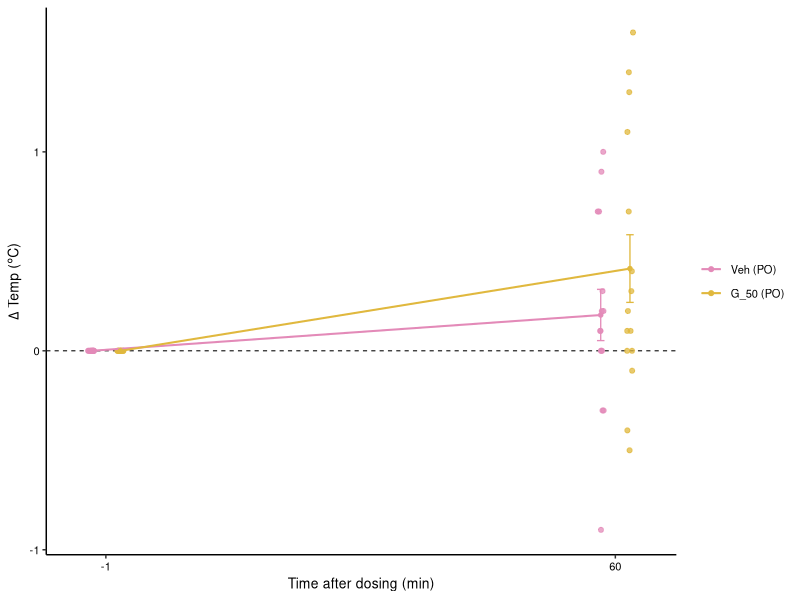
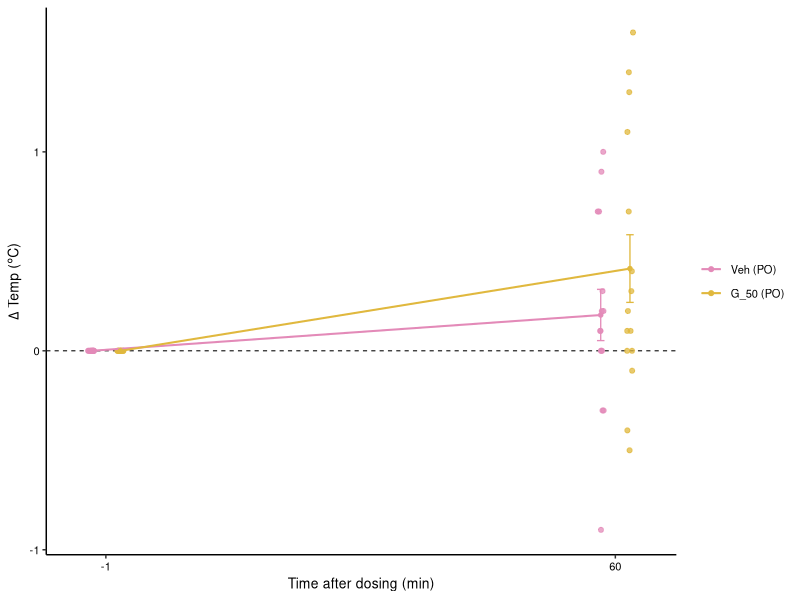

Write the R code that produced these figures, in order.
## ---- chunk 1
library(dplyr)
library(readxl)
library(ggplot2)
library(multcomp)
## ---- chunk 2
temp_data <- read_excel("Female cohort - PO/Data to plot - female cohort.xlsx", sheet = "Temp")
temp_data$`Mouse Group` <- ifelse(temp_data$`Mouse Group` == 'Veh (PO)',
                                  'Veh (PO)', 'G_50 (PO)')
temp_data$`Mouse Group` <- factor(temp_data$`Mouse Group`,
                                levels = c("Veh (PO)", "G_50 (PO)"))
temp_data <- dplyr::rename(temp_data, MouseGroup = `Mouse Group`)
## ---- chunk 3
# Get the baseline temp of each mouse
baseline <- temp_data[temp_data$Time == "Baseline", c("Mouse ID", "Value")]
baseline <- dplyr::rename(baseline, Baseline_Temp=Value)

# Merge back into DF
temp_data <- merge(temp_data, baseline, by = "Mouse ID")

# Calculate change from baseline
temp_data$change_from_baseline <- temp_data$Value - temp_data$Baseline_Temp

temp_data$Time <- ifelse(temp_data$Time == "Baseline",
                         -1, 60)

# Summary stats: mean and SEM
summary_temp_data <- aggregate(
  change_from_baseline ~ MouseGroup + Time,
  data = temp_data,
  FUN = function(x) c(mean = mean(x), sem = sd(x) / sqrt(length(x)))
)

summary_temp_data <- do.call(data.frame, summary_temp_data)
names(summary_temp_data)[3:4] <- c("mean", "sem")
## ---- chunk 4
summary_temp_data$MouseGroup <- factor(summary_temp_data$MouseGroup,
                                levels = c("Veh (PO)", "G_50 (PO)"))

p <- ggplot(temp_data, aes(x = Time, y = change_from_baseline, color = MouseGroup)) +
  geom_hline(yintercept = 0, linetype = "dashed", linewidth = 0.35) +
  
  geom_jitter(
    aes(group = MouseGroup),
    position = position_jitterdodge(
      jitter.width = 1.5,
      jitter.height = 0,
      dodge.width = 7
    ),
    size = 1.4,
    alpha = 0.75
  ) +
  
  geom_line(
    data = summary_temp_data,
    aes(x = Time, y = mean, color = MouseGroup, group = MouseGroup),
    position = position_dodge(width = 7),
    linewidth = 0.7,
    inherit.aes = FALSE
  ) +
  
  geom_point(
    data = summary_temp_data,
    aes(x = Time, y = mean, color = MouseGroup, group = MouseGroup),
    position = position_dodge(width = 7),
    size = 1.2,
    inherit.aes = FALSE
  ) +
  
  geom_errorbar(
    data = summary_temp_data,
    aes(
      x = Time,
      ymin = mean - sem,
      ymax = mean + sem,
      color = MouseGroup,
      group = MouseGroup
    ),
    position = position_dodge(width = 7),
    width = 1.8,
    linewidth = 0.45,
    inherit.aes = FALSE
  ) +
  
  labs(
    x = "Time after dosing (min)",
    y = expression(Delta*" Temp ("*degree*"C)"),
    color = NULL
  ) +
  
  scale_x_continuous(
    breaks = c(-1, 60)
  ) +
  
  theme_classic() +
  theme(
    axis.text = element_text(color = "black", size = 8),
    axis.title = element_text(color = "black", size = 10),
    legend.text = element_text(size = 8),
    legend.position = "right"
  ) + scale_color_manual(values = c("Veh (PO)" = "#E38AB8", "G_50 (PO)" = "#E0B83E"))

p

ggsave("Female cohort - PO/Temp_graph.pdf", plot = p, height = 1.5, width = 3.5)
## ---- chunk 5
# https://biostat.jhsph.edu/~iruczins/teaching/materials/code/av5/c.av5.a.html
temp_data_60 <- dplyr::filter(temp_data, Time == 60)

t.test(dplyr::filter(temp_data_60, MouseGroup == "Veh (PO)")$change_from_baseline,
       dplyr::filter(temp_data_60, MouseGroup == "G_50 (PO)")$change_from_baseline)
